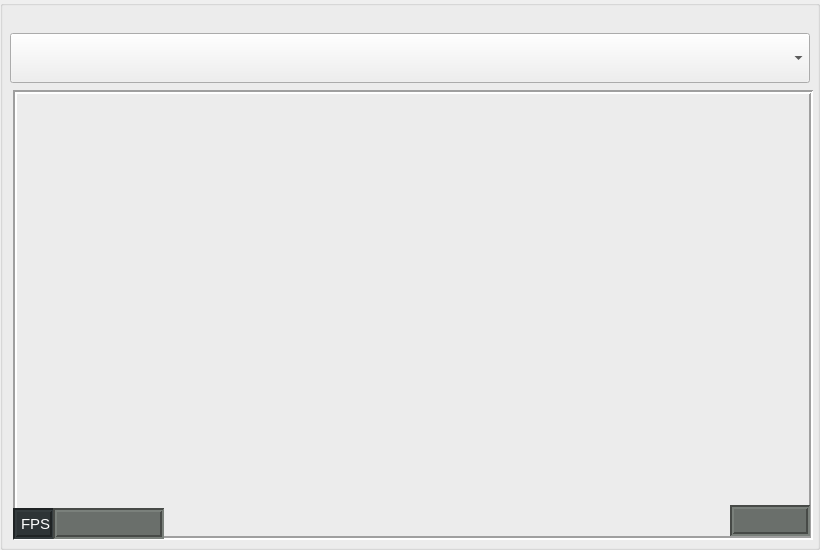
   <widget class="QGroupBox" name="groupBox_2">
    <property name="geometry">
     <rect>
      <x>842</x>
      <y>970</y>
      <width>820</width>
      <height>550</height>
     </rect>
    </property>
    <property name="title">
     <string/>
    </property>
    <widget class="QLabel" name="img_size_3">
     <property name="geometry">
      <rect>
       <x>730</x>
       <y>505</y>
       <width>80</width>
       <height>31</height>
      </rect>
     </property>
     <property name="styleSheet">
      <string notr="true">background-color: rgb(106,111,107);
font: 11pt;
color: white;</string>
     </property>
     <property name="frameShape">
      <enum>QFrame::Box</enum>
     </property>
     <property name="frameShadow">
      <enum>QFrame::Sunken</enum>
     </property>
     <property name="lineWidth">
      <number>2</number>
     </property>
     <property name="text">
      <string/>
     </property>
     <property name="textFormat">
      <enum>Qt::AutoText</enum>
     </property>
     <property name="openExternalLinks">
      <bool>false</bool>
     </property>
    </widget>
    <widget class="QComboBox" name="topic_img3">
     <property name="geometry">
      <rect>
       <x>10</x>
       <y>33</y>
       <width>800</width>
       <height>50</height>
      </rect>
     </property>
    </widget>
    <widget class="QLabel" name="label3">
     <property name="geometry">
      <rect>
       <x>13</x>
       <y>508</y>
       <width>41</width>
       <height>31</height>
      </rect>
     </property>
     <property name="styleSheet">
      <string notr="true">background-color: rgb(46,52,54);
font: 11pt;
color: white;</string>
     </property>
     <property name="frameShape">
      <enum>QFrame::Box</enum>
     </property>
     <property name="frameShadow">
      <enum>QFrame::Sunken</enum>
     </property>
     <property name="lineWidth">
      <number>2</number>
     </property>
     <property name="text">
      <string>FPS</string>
     </property>
     <property name="textFormat">
      <enum>Qt::AutoText</enum>
     </property>
     <property name="openExternalLinks">
      <bool>false</bool>
     </property>
    </widget>
    <widget class="QLabel" name="img3">
     <property name="geometry">
      <rect>
       <x>13</x>
       <y>90</y>
       <width>800</width>
       <height>450</height>
      </rect>
     </property>
     <property name="frameShape">
      <enum>QFrame::Box</enum>
     </property>
     <property name="frameShadow">
      <enum>QFrame::Sunken</enum>
     </property>
     <property name="lineWidth">
      <number>2</number>
     </property>
     <property name="text">
      <string/>
     </property>
    </widget>
    <widget class="QLabel" name="fps_3">
     <property name="geometry">
      <rect>
       <x>53</x>
       <y>508</y>
       <width>111</width>
       <height>31</height>
      </rect>
     </property>
     <property name="styleSheet">
      <string notr="true">background-color: rgb(106,111,107);
font: 11pt;
color: white;</string>
     </property>
     <property name="frameShape">
      <enum>QFrame::Box</enum>
     </property>
     <property name="frameShadow">
      <enum>QFrame::Sunken</enum>
     </property>
     <property name="lineWidth">
      <number>2</number>
     </property>
     <property name="text">
      <string/>
     </property>
     <property name="textFormat">
      <enum>Qt::AutoText</enum>
     </property>
     <property name="openExternalLinks">
      <bool>false</bool>
     </property>
    </widget>
    <zorder>img3</zorder>
    <zorder>img_size_3</zorder>
    <zorder>topic_img3</zorder>
    <zorder>label3</zorder>
    <zorder>fps_3</zorder>
   </widget>
